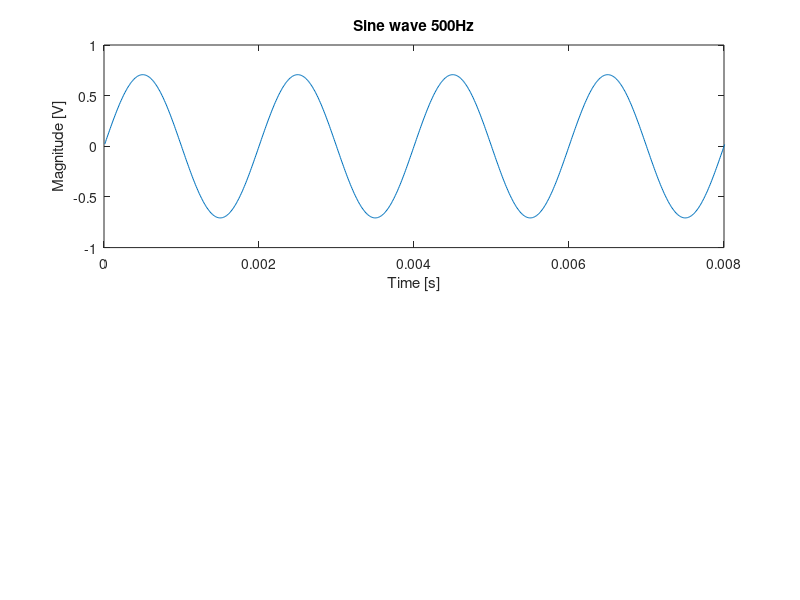

The MATLAB script that drew this image: (Note: this script raises an error after producing the figure.)
fs = 100000; % sampling frequency
t = 0.00001:1/fs:0.05;
f = 500; % frequency of signal
A = sqrt(2)/2 ; %Amplitude 2Vpp = 0.707 Vrms
y = A*sin(2*pi*f*t);
subplot(2,1,1);
plot (t,y);
xlim([0,0.008]);
xlabel("Time [s]");
ylabel("Magnitude [V]");
title("Sine wave 500Hz");

%FFT and Single Sided Spectrum in dB
f_nyq = fs/2;
S = abs(2*fft(y)/length(y));
S = db(S);
S = S(1:length(y)/2+1);
f=linspace(0,fnyq,length(S));
subplot(2,1,2);
plot(f, S);
xlabel('Frequency[Hz]');
ylabel('Amplitude[dB]');
xlim([300,700]);
ylim([-350,15]);
title("FFT of Sine wave 500Hz");